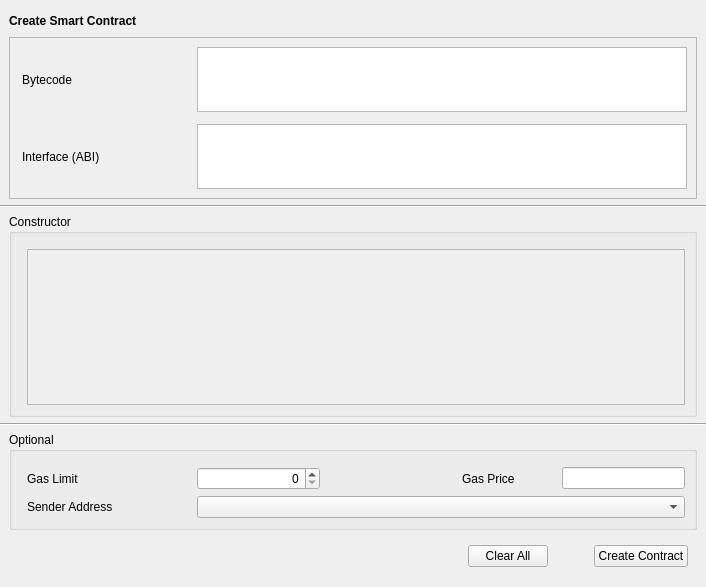
<?xml version="1.0" encoding="UTF-8"?>
<ui version="4.0">
 <class>CreateContract</class>
 <widget class="QWidget" name="CreateContract">
  <property name="geometry">
   <rect>
    <x>0</x>
    <y>0</y>
    <width>706</width>
    <height>587</height>
   </rect>
  </property>
  <property name="windowTitle">
   <string>Form</string>
  </property>
  <layout class="QVBoxLayout" name="verticalLayout_7">
   <property name="leftMargin">
    <number>0</number>
   </property>
   <property name="rightMargin">
    <number>0</number>
   </property>
   <item>
    <widget class="QStackedWidget" name="stackedWidget">
     <property name="currentIndex">
      <number>0</number>
     </property>
     <widget class="QWidget" name="createContractPage">
      <layout class="QVBoxLayout" name="verticalLayout_8">
       <property name="leftMargin">
        <number>0</number>
       </property>
       <property name="topMargin">
        <number>0</number>
       </property>
       <property name="rightMargin">
        <number>0</number>
       </property>
       <property name="bottomMargin">
        <number>0</number>
       </property>
       <item>
        <layout class="QVBoxLayout" name="verticalLayout_11">
         <property name="leftMargin">
          <number>9</number>
         </property>
         <property name="topMargin">
          <number>0</number>
         </property>
         <property name="rightMargin">
          <number>9</number>
         </property>
         <item>
          <layout class="QHBoxLayout" name="horizontalLayout">
           <property name="rightMargin">
            <number>9</number>
           </property>
           <item>
            <widget class="QLabel" name="labelTitle">
             <property name="font">
              <font>
               <weight>75</weight>
               <bold>true</bold>
              </font>
             </property>
             <property name="text">
              <string>Create Smart Contract</string>
             </property>
            </widget>
           </item>
           <item>
            <spacer name="horizontalSpacer_4">
             <property name="orientation">
              <enum>Qt::Horizontal</enum>
             </property>
             <property name="sizeHint" stdset="0">
              <size>
               <width>40</width>
               <height>20</height>
              </size>
             </property>
            </spacer>
           </item>
          </layout>
         </item>
         <item>
          <widget class="QFrame" name="frameContract">
           <property name="sizePolicy">
            <sizepolicy hsizetype="Preferred" vsizetype="Fixed">
             <horstretch>0</horstretch>
             <verstretch>0</verstretch>
            </sizepolicy>
           </property>
           <property name="frameShape">
            <enum>QFrame::StyledPanel</enum>
           </property>
           <property name="frameShadow">
            <enum>QFrame::Raised</enum>
           </property>
           <layout class="QVBoxLayout" name="verticalLayout_10">
            <property name="leftMargin">
             <number>0</number>
            </property>
            <property name="rightMargin">
             <number>0</number>
            </property>
            <item>
             <layout class="QGridLayout" name="gridLayout">
              <property name="leftMargin">
               <number>12</number>
              </property>
              <property name="rightMargin">
               <number>9</number>
              </property>
              <property name="horizontalSpacing">
               <number>15</number>
              </property>
              <property name="verticalSpacing">
               <number>12</number>
              </property>
              <item row="1" column="1">
               <widget class="QValidatedTextEdit" name="textEditInterface">
                <property name="sizePolicy">
                 <sizepolicy hsizetype="Expanding" vsizetype="Fixed">
                  <horstretch>0</horstretch>
                  <verstretch>0</verstretch>
                 </sizepolicy>
                </property>
                <property name="maximumSize">
                 <size>
                  <width>16777215</width>
                  <height>65</height>
                 </size>
                </property>
                <property name="horizontalScrollBarPolicy">
                 <enum>Qt::ScrollBarAlwaysOff</enum>
                </property>
               </widget>
              </item>
              <item row="0" column="1">
               <widget class="QValidatedTextEdit" name="textEditBytecode">
                <property name="sizePolicy">
                 <sizepolicy hsizetype="Expanding" vsizetype="Fixed">
                  <horstretch>0</horstretch>
                  <verstretch>0</verstretch>
                 </sizepolicy>
                </property>
                <property name="maximumSize">
                 <size>
                  <width>16777215</width>
                  <height>65</height>
                 </size>
                </property>
                <property name="horizontalScrollBarPolicy">
                 <enum>Qt::ScrollBarAlwaysOff</enum>
                </property>
               </widget>
              </item>
              <item row="1" column="0">
               <layout class="QVBoxLayout" name="verticalLayout_3">
                <item>
                 <widget class="QLabel" name="labelInterface">
                  <property name="sizePolicy">
                   <sizepolicy hsizetype="Fixed" vsizetype="Preferred">
                    <horstretch>0</horstretch>
                    <verstretch>0</verstretch>
                   </sizepolicy>
                  </property>
                  <property name="minimumSize">
                   <size>
                    <width>160</width>
                    <height>0</height>
                   </size>
                  </property>
                  <property name="text">
                   <string>Interface (ABI)</string>
                  </property>
                 </widget>
                </item>
               </layout>
              </item>
              <item row="0" column="0">
               <layout class="QVBoxLayout" name="verticalLayout">
                <item>
                 <widget class="QLabel" name="labelBytecode">
                  <property name="sizePolicy">
                   <sizepolicy hsizetype="Fixed" vsizetype="Preferred">
                    <horstretch>0</horstretch>
                    <verstretch>0</verstretch>
                   </sizepolicy>
                  </property>
                  <property name="minimumSize">
                   <size>
                    <width>160</width>
                    <height>0</height>
                   </size>
                  </property>
                  <property name="text">
                   <string>Bytecode</string>
                  </property>
                 </widget>
                </item>
               </layout>
              </item>
             </layout>
            </item>
           </layout>
          </widget>
         </item>
        </layout>
       </item>
       <item>
        <widget class="Line" name="hContractLine">
         <property name="orientation">
          <enum>Qt::Horizontal</enum>
         </property>
        </widget>
       </item>
       <item>
        <layout class="QVBoxLayout" name="verticalLayout_12">
         <property name="leftMargin">
          <number>9</number>
         </property>
         <property name="rightMargin">
          <number>9</number>
         </property>
         <item>
          <widget class="QGroupBox" name="groupBoxConstructor">
           <property name="title">
            <string>Constructor</string>
           </property>
           <layout class="QVBoxLayout" name="verticalLayout_2">
            <property name="leftMargin">
             <number>15</number>
            </property>
            <property name="topMargin">
             <number>15</number>
            </property>
            <item>
             <widget class="QScrollArea" name="scrollAreaConstructor">
              <property name="widgetResizable">
               <bool>true</bool>
              </property>
              <widget class="QWidget" name="scrollAreaWidgetContents">
               <property name="geometry">
                <rect>
                 <x>0</x>
                 <y>0</y>
                 <width>656</width>
                 <height>133</height>
                </rect>
               </property>
               <layout class="QVBoxLayout" name="verticalLayout_5"/>
              </widget>
             </widget>
            </item>
           </layout>
          </widget>
         </item>
        </layout>
       </item>
       <item>
        <widget class="Line" name="hContractLine2">
         <property name="orientation">
          <enum>Qt::Horizontal</enum>
         </property>
        </widget>
       </item>
       <item>
        <layout class="QVBoxLayout" name="verticalLayout_14">
         <property name="leftMargin">
          <number>9</number>
         </property>
         <property name="rightMargin">
          <number>9</number>
         </property>
         <item>
          <widget class="QGroupBox" name="groupBoxOptional">
           <property name="title">
            <string>Optional</string>
           </property>
           <layout class="QGridLayout" name="gridLayout_2">
            <property name="leftMargin">
             <number>15</number>
            </property>
            <property name="topMargin">
             <number>15</number>
            </property>
            <property name="horizontalSpacing">
             <number>10</number>
            </property>
            <property name="verticalSpacing">
             <number>6</number>
            </property>
            <item row="2" column="1" colspan="4">
             <widget class="AddressField" name="lineEditSenderAddress">
              <property name="minimumSize">
               <size>
                <width>370</width>
                <height>0</height>
               </size>
              </property>
             </widget>
            </item>
            <item row="2" column="0">
             <widget class="QLabel" name="labelSenderAddress">
              <property name="sizePolicy">
               <sizepolicy hsizetype="Fixed" vsizetype="Preferred">
                <horstretch>0</horstretch>
                <verstretch>0</verstretch>
               </sizepolicy>
              </property>
              <property name="minimumSize">
               <size>
                <width>160</width>
                <height>0</height>
               </size>
              </property>
              <property name="text">
               <string>Sender Address</string>
              </property>
             </widget>
            </item>
            <item row="0" column="3">
             <widget class="QLabel" name="labelGasPrice">
              <property name="sizePolicy">
               <sizepolicy hsizetype="Preferred" vsizetype="Preferred">
                <horstretch>0</horstretch>
                <verstretch>0</verstretch>
               </sizepolicy>
              </property>
              <property name="minimumSize">
               <size>
                <width>90</width>
                <height>0</height>
               </size>
              </property>
              <property name="text">
               <string>Gas Price</string>
              </property>
             </widget>
            </item>
            <item row="0" column="0">
             <widget class="QLabel" name="labelGasLimit">
              <property name="sizePolicy">
               <sizepolicy hsizetype="Fixed" vsizetype="Preferred">
                <horstretch>0</horstretch>
                <verstretch>0</verstretch>
               </sizepolicy>
              </property>
              <property name="minimumSize">
               <size>
                <width>160</width>
                <height>0</height>
               </size>
              </property>
              <property name="text">
               <string>Gas Limit</string>
              </property>
             </widget>
            </item>
            <item row="0" column="1">
             <widget class="QSpinBox" name="lineEditGasLimit">
              <property name="sizePolicy">
               <sizepolicy hsizetype="Expanding" vsizetype="Fixed">
                <horstretch>0</horstretch>
                <verstretch>0</verstretch>
               </sizepolicy>
              </property>
              <property name="alignment">
               <set>Qt::AlignRight|Qt::AlignTrailing|Qt::AlignVCenter</set>
              </property>
             </widget>
            </item>
            <item row="0" column="4">
             <widget class="BitcoinAmountField" name="lineEditGasPrice"/>
            </item>
            <item row="0" column="2">
             <spacer name="horizontalSpacer_5">
              <property name="orientation">
               <enum>Qt::Horizontal</enum>
              </property>
              <property name="sizeType">
               <enum>QSizePolicy::Expanding</enum>
              </property>
              <property name="sizeHint" stdset="0">
               <size>
                <width>60</width>
                <height>20</height>
               </size>
              </property>
             </spacer>
            </item>
           </layout>
          </widget>
         </item>
        </layout>
       </item>
      </layout>
     </widget>
    </widget>
   </item>
   <item>
    <layout class="QHBoxLayout" name="horizontalLayout_3">
     <property name="leftMargin">
      <number>18</number>
     </property>
     <property name="topMargin">
      <number>9</number>
     </property>
     <property name="rightMargin">
      <number>18</number>
     </property>
     <property name="bottomMargin">
      <number>9</number>
     </property>
     <item>
      <spacer name="horizontalSpacer">
       <property name="orientation">
        <enum>Qt::Horizontal</enum>
       </property>
       <property name="sizeType">
        <enum>QSizePolicy::Expanding</enum>
       </property>
       <property name="sizeHint" stdset="0">
        <size>
         <width>40</width>
         <height>20</height>
        </size>
       </property>
      </spacer>
     </item>
     <item>
      <widget class="QPushButton" name="pushButtonClearAll">
       <property name="text">
        <string>Clear All</string>
       </property>
      </widget>
     </item>
     <item>
      <spacer name="horizontalSpacer_3">
       <property name="orientation">
        <enum>Qt::Horizontal</enum>
       </property>
       <property name="sizeType">
        <enum>QSizePolicy::Fixed</enum>
       </property>
       <property name="sizeHint" stdset="0">
        <size>
         <width>40</width>
         <height>20</height>
        </size>
       </property>
      </spacer>
     </item>
     <item>
      <widget class="QPushButton" name="pushButtonCreateContract">
       <property name="text">
        <string>Create Contract</string>
       </property>
      </widget>
     </item>
    </layout>
   </item>
  </layout>
 </widget>
 <customwidgets>
  <customwidget>
   <class>QValidatedTextEdit</class>
   <extends>QTextEdit</extends>
   <header>qt/qvalidatedtextedit.h</header>
  </customwidget>
  <customwidget>
   <class>AddressField</class>
   <extends>QComboBox</extends>
   <header>qt/addressfield.h</header>
  </customwidget>
  <customwidget>
   <class>BitcoinAmountField</class>
   <extends>QLineEdit</extends>
   <header>qt/bitcoinamountfield.h</header>
   <container>1</container>
  </customwidget>
 </customwidgets>
 <resources/>
 <connections/>
</ui>
